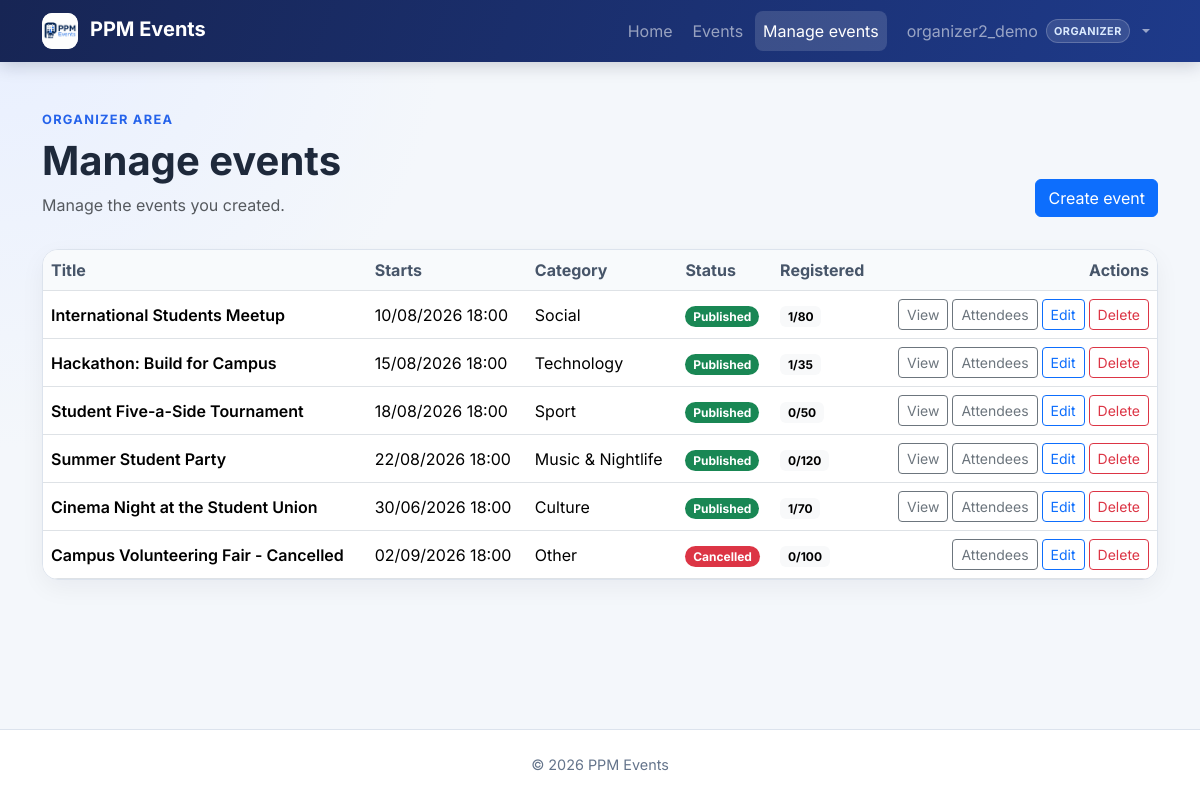
The app's page /events/mine/ (signed in) with its own data.
### events/models.py (models this page shows, shortened)
class Event(models.Model):
    class Status(models.TextChoices):
        DRAFT = "draft", "Draft"
        PUBLISHED = "published", "Published"
        CANCELLED = "cancelled", "Cancelled"
    organizer = models.ForeignKey(
        settings.AUTH_USER_MODEL,
        on_delete=models.CASCADE,
        related_name="organized_events",
    )
    category = models.ForeignKey(
        Category,
        on_delete=models.PROTECT,
        related_name="events",
        null=True,
        blank=True,
    )
    title = models.CharField(max_length=200)
    description = models.TextField()
    image = models.ImageField(
        upload_to="event_images/%Y/%m/",
        blank=True,
        validators=[
            FileExtensionValidator(
                allowed_extensions=ALLOWED_EVENT_IMAGE_EXTENSIONS
            ),
            validate_event_image_size,
        ],
    )
    starts_at = models.DateTimeField()
    ends_at = models.DateTimeField()
    location = models.CharField(max_length=255)
    capacity = models.PositiveIntegerField(
        validators=[MinValueValidator(1)],
    )
    status = models.CharField(
        max_length=20,
        choices=Status.choices,
        default=Status.DRAFT,
    )
    created_at = models.DateTimeField(auto_now_add=True)
    updated_at = models.DateTimeField(auto_now=True)
    objects = EventQuerySet.as_manager()
    class Meta:
        ordering = ["starts_at", "title"]
        constraints = [
            models.CheckConstraint(
                condition=Q(capacity__gte=1),
                name="event_capacity_at_least_one",
            ),
            models.CheckConstraint(
                condition=Q(ends_at__gt=F("starts_at")),
                name="event_ends_after_start",
            ),
        ]
        indexes = [
            models.Index(fields=["status", "starts_at"]),
            models.Index(fields=["organizer", "starts_at"]),
        ]
    def get_absolute_url(self):
        return reverse("events:detail", kwargs={"pk": self.pk})
    @property
    def is_public(self):
        return self.status == self.Status.PUBLISHED

class Category(models.Model):
    name = models.CharField(max_length=80, unique=True)
    slug = models.SlugField(max_length=80, unique=True)
    class Meta:
        ordering = ["name"]
        verbose_name_plural = "categories"

### events/views.py (the view)
# urls.py: path("events/mine/", MyEventListView.as_view(), name="my_events"),
class MyEventListView(OrganizerRequiredMixin, ListView):
    model = Event
    template_name = "events/my_event_list.html"
    context_object_name = "events"
    def get_queryset(self):
        queryset = Event.objects.select_related("category")
        if not self.request.user.is_staff:
            queryset = queryset.filter(organizer=self.request.user)
        return queryset.annotate(registration_count=Count("registrations"))

### accounts/context_processors.py (called while the page is built)
def roles(request):
    return {
        "user_is_attendee": is_attendee(request.user),
        "user_is_organizer": is_organizer(request.user),
    }

### accounts/roles.py (called while the page is built)
def get_user_roles(user):
    if not user.is_authenticated:
        return frozenset()
    if not hasattr(user, "_ppm_role_names"):
        user._ppm_role_names = frozenset(
            user.groups.values_list("name", flat=True)
        )
    return user._ppm_role_names

def user_has_role(user, role):
    return role.value in get_user_roles(user)

def is_attendee(user):
    return (
        user_has_role(user, Role.ATTENDEE)
        or user_has_role(user, Role.ORGANIZER)
        or is_admin(user)
    )

def is_organizer(user):
    return user_has_role(user, Role.ORGANIZER) or is_admin(user)

### events/views.py (called while the page is built)
    def dispatch(self, request, *args, **kwargs):
        if request.user.is_authenticated and not is_organizer(request.user):
            messages.error(
                request,
                "This section is reserved for organizers.",
            )
            return redirect(self.permission_denied_url)
        return super().dispatch(request, *args, **kwargs)

### templates/events/my_event_list.html (shortened to what this page needs)
{% extends "base.html" %}
{% block content %}
<header class="page-header d-flex flex-column flex-sm-row justify-content-between align-items-sm-end gap-3">
    <div>
        <p class="page-kicker mb-2">Organizer area</p>
        <h1 class="display-6 fw-bold mb-2">Manage events</h1>
        <p class="text-body-secondary mb-0">
            {% if user.is_staff %}
                Review and manage all events in the application.
            {% else %}
                Manage the events you created.
            {% endif %}
        </p>
    </div>
    <a class="btn btn-primary page-actions" href="{% url 'events:create' %}">
        Create event
    </a>
</header>
{% if events %}
    <div class="table-card table-responsive">
        <table class="table table-hover align-middle">
            <thead>
                <tr>
                    <th scope="col">Title</th>
                    <th scope="col">Starts</th>
                    <th scope="col">Category</th>
                    <th scope="col">Status</th>
                    <th scope="col">Registered</th>
                    <th scope="col" class="text-end">Actions</th>
                </tr>
            </thead>
            <tbody>
                {% for event in events %}
                    <tr>
                        <td class="fw-semibold" data-label="Event">{{ event.title }}</td>
                        <td data-label="Starts">{{ event.starts_at|date:"d/m/Y H:i" }}</td>
                        <td data-label="Category">{{ event.category.name|default:"Other" }}</td>
                        <td data-label="Status">{% include "includes/event_status_badge.html" %}</td>
                        <td data-label="Registered">
                            <span class="badge {% if event.registration_count >= event.capacity %}text-bg-warning{% else %}text-bg-light{% endif %}">
                                {{ event.registration_count }}/{{ event.capacity }}
                            </span>
                        </td>
                        <td class="text-end table-actions-cell" data-label="Actions">
                            <div class="d-flex flex-wrap justify-content-end gap-1 responsive-actions">
                                {% if event.is_public %}
                                    <a
                                        class="btn btn-sm btn-outline-secondary"
                                        href="{{ event.get_absolute_url }}"
                                    >
                                        View
                                    </a>
                                {% endif %}
                                <a
                                    class="btn btn-sm btn-outline-secondary"
                                    href="{% url 'events:attendees' event.pk %}"
                                >
                                    Attendees
                                </a>
                                <a
                                    class="btn btn-sm btn-outline-primary"
                                    href="{% url 'events:update' event.pk %}"
                                >
                                    Edit
                                </a>
                                <a
                                    class="btn btn-sm btn-outline-danger"
                                    href="{% url 'events:delete' event.pk %}"
                                >
                                    Delete
                                </a>
                            </div>
                        </td>
                    </tr>
                {% endfor %}
            </tbody>
        </table>
    </div>
{% else %}
    {% url "events:create" as create_event_url %}
{% endif %}
{% endblock %}

### templates/includes/navbar.html (shortened to what this page needs)
{% load static %}
<nav class="navbar navbar-expand-lg navbar-dark site-navbar sticky-top">
    <div class="container">
        <a class="navbar-brand fw-bold" href="{% url 'events:home' %}">
            <span class="brand-logo-wrap" aria-hidden="true">
                <img
                    class="brand-logo"
                    src="{% static 'img/ppm-events-logo.png' %}?v=2"
                    alt=""
                >
            </span>
            PPM Events
        </a>
        <div class="collapse navbar-collapse" id="mainNavigation">
            <ul class="navbar-nav ms-auto align-items-lg-center gap-lg-1">
                <li class="nav-item">
                    <a
                        class="nav-link{% if request.resolver_match.url_name == 'home' %} active{% endif %}"
                        href="{% url 'events:home' %}"
                    >
                        Home
                    </a>
                </li>
                <li class="nav-item">
                    <a
                        class="nav-link{% if request.resolver_match.url_name == 'list' or request.resolver_match.url_name == 'detail' or request.resolver_match.url_name == 'organizer_history' %} active{% endif %}"
                        href="{% url 'events:list' %}"
                    >
                        Events
                    </a>
                </li>
                {% if user_is_organizer %}
                    <li class="nav-item">
                        <a
                            class="nav-link{% if request.resolver_match.url_name == 'my_events' or request.resolver_match.url_name == 'create' or request.resolver_match.url_name == 'update' or request.resolver_match.url_name == 'delete' or request.resolver_match.url_name == 'attendees' %} active{% endif %}"
                            href="{% url 'events:my_events' %}"
                            {% if request.resolver_match.url_name == "my_events" or request.resolver_match.url_name == "create" or request.resolver_match.url_name == "update" or request.resolver_match.url_name == "delete" or request.resolver_match.url_name == "attendees" %}aria-current="page"{% endif %}
                        >
                            Manage events
                        </a>
                    </li>
                {% endif %}
                {% if user.is_authenticated %}
                    <li class="nav-item dropdown ms-lg-2">
                        <a
                            class="nav-link dropdown-toggle user-menu-toggle{% if request.resolver_match.url_name == 'my_favorites' or request.resolver_match.url_name == 'my_registrations' %} active{% endif %}"
                            href="#"
                            id="userNavigation"
                            role="button"
                            data-bs-toggle="dropdown"
                            aria-expanded="false"
                        >
                            <span class="user-name">{{ user.get_username }}</span>
                            {% if user.is_superuser %}
                                <span class="nav-role">Admin</span>
                            {% elif user_is_organizer %}
                                <span class="nav-role">Organizer</span>
                            {% elif user_is_attendee %}
                                <span class="nav-role">Attendee</span>
                            {% endif %}
                        </a>
                    </li>
                {% endif %}
            </ul>
        </div>
    </div>
</nav>

### templates/includes/event_status_badge.html
{% if event.status == "published" %}
    <span class="badge rounded-pill text-bg-success">Published</span>
{% elif event.status == "cancelled" %}
    <span class="badge rounded-pill text-bg-danger">Cancelled</span>
{% else %}
    <span class="badge rounded-pill text-bg-secondary">Draft</span>
{% endif %}

### static/css/styles.css (style rules this page uses)
:root { --ppm-navy: #172554; --ppm-blue: #2563eb; --ppm-blue-dark: #1d4ed8; --ppm-surface: #ffffff; --ppm-background: #f4f7fb; --ppm-border: #dce3ed; --ppm-muted: #64748b; }
html { scroll-behavior: smooth; }
body { min-height: 100vh; display: flex; flex-direction: column; color: #1e293b; font-family: "Inter", system-ui, -apple-system, BlinkMacSystemFont, "Segoe UI", sans-serif; background: radial-gradient(circle at top left, #e8efff 0, transparent 28rem), var(--ppm-background); }
a { text-underline-offset: 0.18em; }
.site-navbar { background: linear-gradient(110deg, var(--ppm-navy), #1e3a8a); box-shadow: 0 0.25rem 1rem rgba(15, 23, 42, 0.18); }
.brand-logo-wrap { display: inline-flex; width: 2.25rem; height: 2.25rem; margin-right: 0.45rem; align-items: center; justify-content: center; background: #fff; border-radius: 0.65rem; overflow: hidden; vertical-align: middle; }
.brand-logo { width: 100%; height: 100%; object-fit: contain; }
.navbar .nav-link { border-radius: 0.5rem; }
.navbar .nav-link.active { background: rgba(255, 255, 255, 0.14); }
.user-menu-toggle { display: inline-flex; max-width: 100%; gap: 0.5rem; align-items: center; }
.nav-role { padding: 0.15rem 0.45rem; color: #dbeafe; font-size: 0.68rem; font-weight: 700; letter-spacing: 0.04em; background: rgba(255, 255, 255, 0.12); border: 1px solid rgba(255, 255, 255, 0.2); border-radius: 999px; text-transform: uppercase; }
.user-name, .attendee-username { overflow-wrap: anywhere; }
.btn { transition: color 160ms ease, background-color 160ms ease, border-color 160ms ease, box-shadow 160ms ease, transform 160ms ease; }
.page-header { margin-bottom: 2rem; }
.page-kicker { color: var(--ppm-blue); font-size: 0.8rem; font-weight: 700; letter-spacing: 0.1em; text-transform: uppercase; }
.table-card { overflow: hidden; background: var(--ppm-surface); border: 1px solid var(--ppm-border); border-radius: 1rem; box-shadow: 0 0.5rem 1.5rem rgba(15, 23, 42, 0.05); }
.table-card .table { margin-bottom: 0; }
.table-card thead th { color: #475569; background: #f8fafc; border-bottom-width: 1px; }

### records on screen
Event: title "International Students Meetup", starts_at "10/08/2026 18:00", category.name "Social", status "Published", registration_count "1", capacity "80"
Event: title "Hackathon: Build for Campus", starts_at "15/08/2026 18:00", category.name "Technology", status "Published", registration_count "1", capacity "35"
Event: title "Student Five-a-Side Tournament", starts_at "18/08/2026 18:00", category.name "Sport", status "Published", registration_count "0", capacity "50"
Event: title "Summer Student Party", starts_at "22/08/2026 18:00", category.name "Music & Nightlife", status "Published", registration_count "0", capacity "120"
Event: title "Cinema Night at the Student Union", starts_at "30/06/2026 18:00", category.name "Culture", status "Published", registration_count "1", capacity "70"
Event: title "Campus Volunteering Fair - Cancelled", starts_at "02/09/2026 18:00", category.name "Other", status "Cancelled", registration_count "0", capacity "100"

### other values on screen
{{ user.get_username }} "organizer2_demo"
